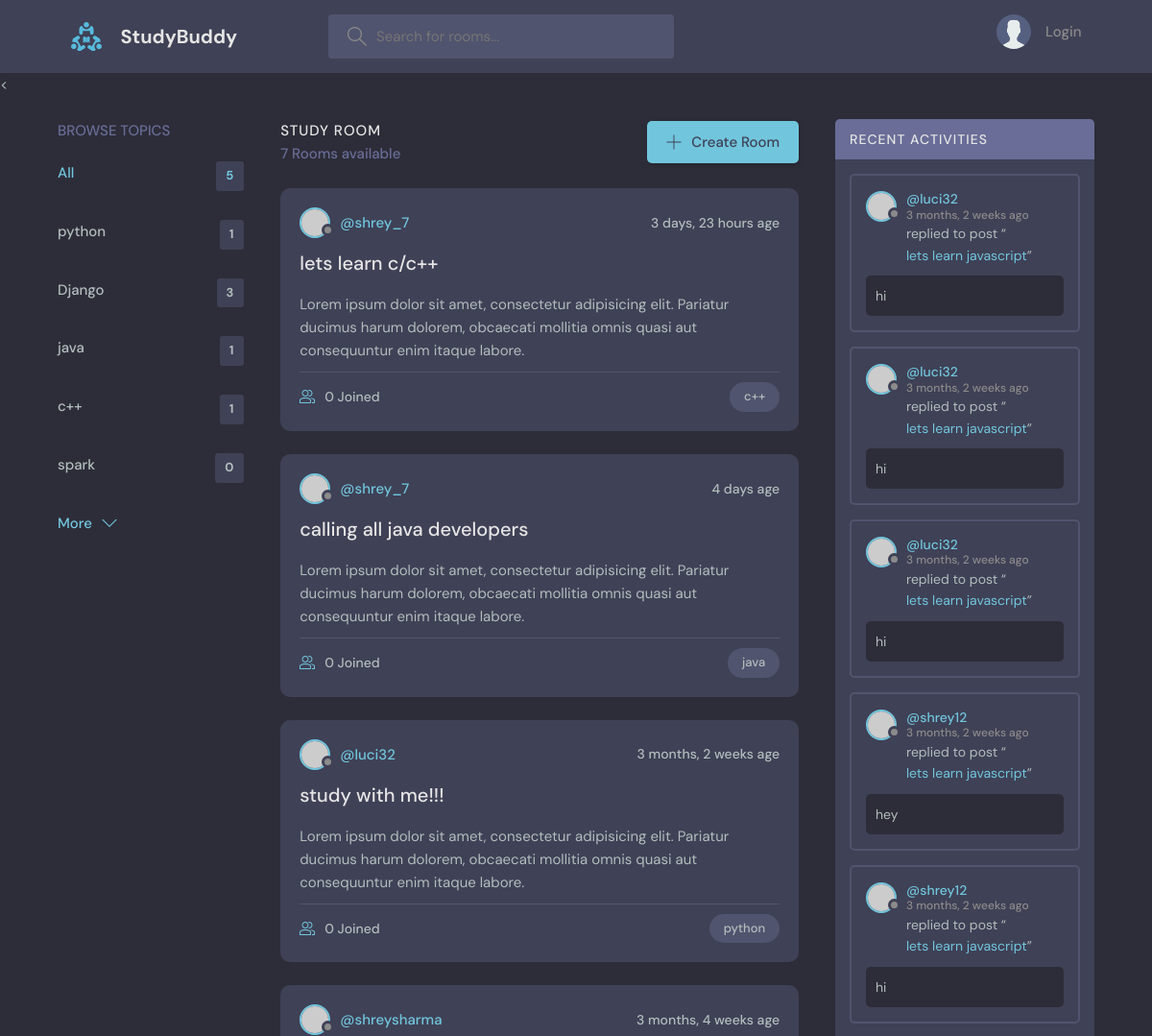
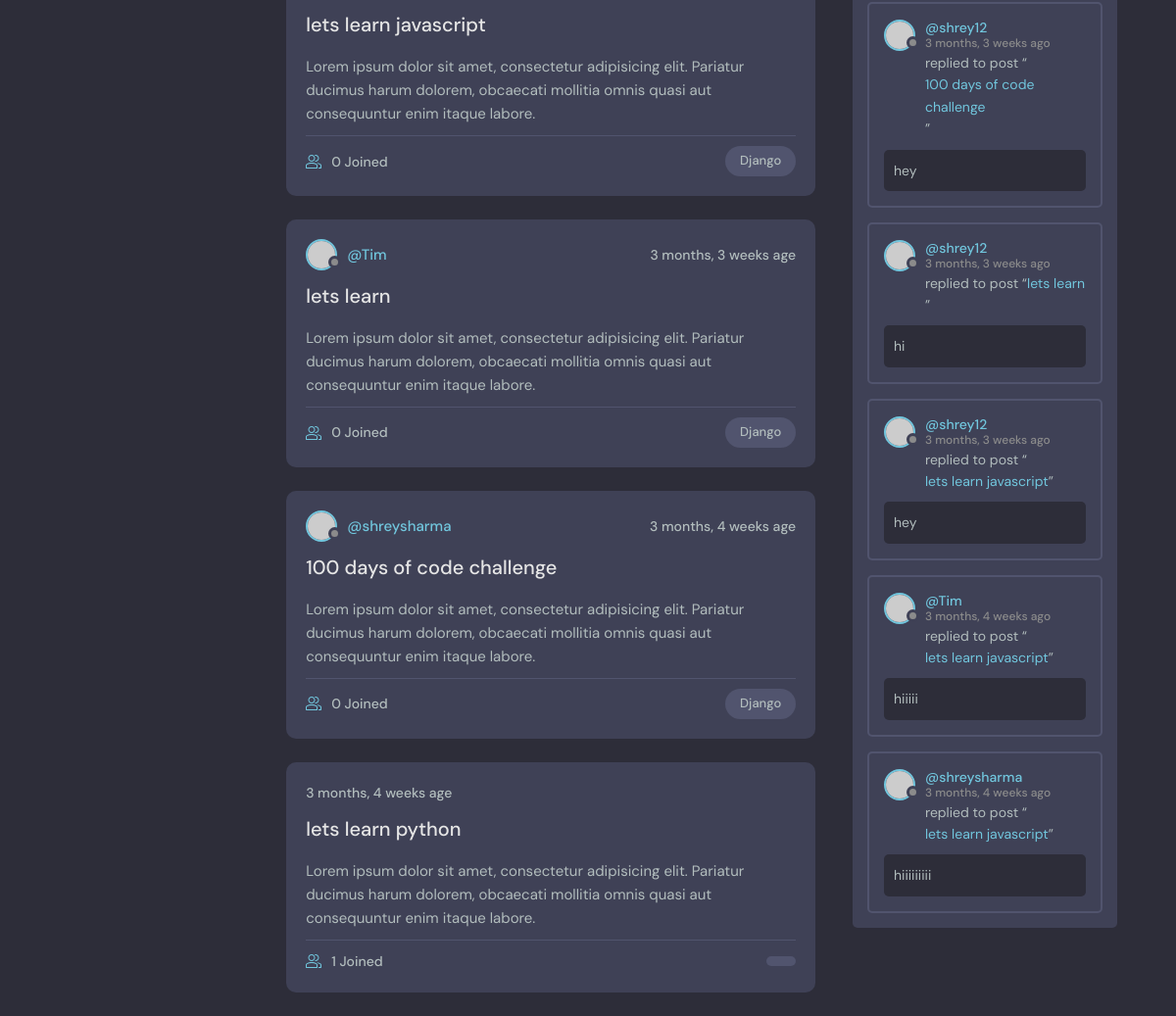
The page / on the database its author committed (2 pictures, top to bottom).
### base/models.py (models this page shows, shortened)
class Topic(models.Model):
    name = models.CharField(max_length=200)

class Room(models.Model):
    host = models.ForeignKey(User, on_delete=models.SET_NULL, null=True)
    topic = models.ForeignKey(Topic, on_delete=models.SET_NULL, null=True)
    name = models.CharField(max_length=200)
    description = models.TextField(null=True, blank=True)
    participants = models.ManyToManyField(User, related_name='participants', blank=True)
    updated = models.DateTimeField(auto_now=True)
    created = models.DateTimeField(auto_now_add=True) #auto_now_add only takes a timestamp
    class Meta:
        ordering = ['-updated', '-created']
    def __str__(self):  #it define the string rep of a obj
         return self.name

class Message(models.Model):
    user = models.ForeignKey(User, on_delete=models.CASCADE)
    room = models.ForeignKey(Room, on_delete=models.CASCADE)
    body = models.TextField()
    updated = models.DateTimeField(auto_now=True)
    created = models.DateTimeField(auto_now_add=True)
    class Meta:
        ordering = ['-updated', '-created']

### base/views.py (the view)
# urls.py: path('', views.home, name='home'),
def home(request):
    q = request.GET.get('q') if request.GET.get('q') != None else ''
    rooms = Room.objects.filter(
        Q(topic__name__contains=q) |
        Q(name__icontains=q) |
        Q(description__icontains=q)
    )
    topics = Topic.objects.all()
    room_count = rooms.count()
    room_messages = Message.objects.filter(Q(room__topic__name__icontains = q))
    context = {'rooms': rooms, 'topics': topics, 'room_count': room_count, 'room_messages': room_messages}
    return render(request, 'base/home.html', context)

### base/templates/base/home.html (shortened to what this page needs)
{% extends 'main.html' %}
{% block content %}
    <main class="layout layout--3">
      <div class="container">
         {% include 'base/topic_components.html' %}
        <div class="roomList">
          <div class="roomList__header">
            <div>
              <h2>Study Room</h2>
              <p>{{room_count}} Rooms available</p>
            </div>
            <a class="btn btn--main" href="{% url 'create-room' %}">
              <svg version="1.1" xmlns="http://www.w3.org/2000/svg" width="32" height="32" viewBox="0 0 32 32">
                <title>add</title>
                <path
                  d="M16.943 0.943h-1.885v14.115h-14.115v1.885h14.115v14.115h1.885v-14.115h14.115v-1.885h-14.115v-14.115z"
                ></path>
              </svg>
              Create Room
            </a>
          </div>
          {% include 'base/feed_components.html' %}
        </div>
        {% include 'base/activity_component.html' %}
      </div>
    </main>
{% endblock %}

### base/templates/base/topic_components.html
<div class="topics">
          <div class="topics__header">
            <h2>Browse Topics</h2>
          </div>
          <ul class="topics__list">
            <li>
              <a href="{% url 'home'%}" class="active">All <span>{{topics.count}}</span></a>
            </li>
              {% for topic in topics %}
            <li>
              <a href="{% url 'home' %}?q={{topic.name}} ">{{ topic.name }} <span>{{topic.room_set.all.count}}</span></a>
            </li>
              {% endfor %}
          </ul>
          <a class="btn btn--link" href="topics.html">
            More
            <svg version="1.1" xmlns="http://www.w3.org/2000/svg" width="32" height="32" viewBox="0 0 32 32">
              <title>chevron-down</title>
              <path d="M16 21l-13-13h-3l16 16 16-16h-3l-13 13z"></path>
            </svg>
          </a>
        </div>

### base/templates/base/feed_components.html (shortened to what this page needs)
{% for room in rooms %}
<div class="roomListRoom">
    <div class="roomListRoom__header">
        {% if room.host %}
        <a href="{% url 'user-profile' room.host.id %}" class="roomListRoom__author">
            <div class="avatar avatar--small">
                <img src="https://randomuser.me/api/portraits/women/11.jpg" />
            </div>
            <span>@{{room.host.username}}</span>
        </a>
        {% endif %}
        <div class="roomListRoom__actions">
            <span>{{room.created|timesince}} age</span>
        </div>
    </div>
    <div class="roomListRoom__content">
        <a href="{% url 'room' room.id %}">{{room.name}}</a>
        <p>
            Lorem ipsum dolor sit amet, consectetur adipisicing elit. Pariatur ducimus harum dolorem, obcaecati mollitia omnis quasi aut consequuntur enim itaque labore.
        </p>
    </div>
    <div class="roomListRoom__meta">
        <a href="{% url 'room' room.id %}" class="roomListRoom__joined">
            {{room.participants.all.count}} Joined
        </a>
        <p class="roomListRoom__topic">{{room.topic.name}}</p>
    </div>
</div>
{% endfor %}

### base/templates/base/activity_component.html (shortened to what this page needs)
<div class="activities">
          <div class="activities__header">
            <h2>Recent Activities</h2>
          </div>
          {% for message in room_messages %}
          <div class="activities__box">
            <div class="activities__boxHeader roomListRoom__header">
              <a href="{% url 'user-profile' message.user.id %}" class="roomListRoom__author">
                <div class="avatar avatar--small">
                  <img src="https://randomuser.me/api/portraits/women/11.jpg" />
                </div>
                <p>
                  @{{message.user}}
                  <span>{{message.created|timesince}} ago</span>
                </p>
              </a>
            </div>
            <div class="activities__boxContent">
              <p>replied to post “<a href="{% url 'room' message.room.id %}">{{message.room}}</a>”</p>
              <div class="activities__boxRoomContent">
                {{message.body}}
              </div>
            </div>
          </div>
          {% endfor %}
        </div>

### rows shown on the page
Topic: name "python", room_set.all.count "1"
Topic: name "Django", room_set.all.count "3"
Topic: name "java", room_set.all.count "1"
Topic: name "c++", room_set.all.count "1"
Topic: name "spark", room_set.all.count "0"
Room: host.username "shrey_7", created "3 days, 23 hours", name "lets learn c/c++", participants.all.count "0", topic.name "c++"
Room: host.username "shrey_7", created "4 days", name "calling all java developers", participants.all.count "0", topic.name "java"
Room: host.username "luci32", created "3 months, 2 weeks", name "study with me!!!", participants.all.count "0", topic.name "python"
Room: host.username "shreysharma", created "3 months, 4 weeks", name "lets learn javascript", participants.all.count "0", topic.name "Django"
Room: host.username "Tim", created "3 months, 3 weeks", name "lets learn", participants.all.count "0", topic.name "Django"
Room: host.username "shreysharma", created "3 months, 4 weeks", name "100 days of code challenge", participants.all.count "0", topic.name "Django"
Room: created "3 months, 4 weeks", name "lets learn python", participants.all.count "1"
Message: user "luci32", created "3 months, 2 weeks", room "lets learn javascript", body "hi"
Message: user "luci32", created "3 months, 2 weeks", room "lets learn javascript", body "hi"
Message: user "luci32", created "3 months, 2 weeks", room "lets learn javascript", body "hi"
Message: user "shrey12", created "3 months, 2 weeks", room "lets learn javascript", body "hey"
Message: user "shrey12", created "3 months, 2 weeks", room "lets learn javascript", body "hi"
Message: user "shrey12", created "3 months, 3 weeks", room "100 days of code challenge", body "hey"
Message: user "shrey12", created "3 months, 3 weeks", room "lets learn", body "hi"
Message: user "shrey12", created "3 months, 3 weeks", room "lets learn javascript", body "hey"
Message: user "Tim", created "3 months, 4 weeks", room "lets learn javascript", body "hiiiii"
Message: user "shreysharma", created "3 months, 4 weeks", room "lets learn javascript", body "hiiiiiiiii"

### other values the page prints
{{ topics.count }} "5"
{{ room_count }} "7"
